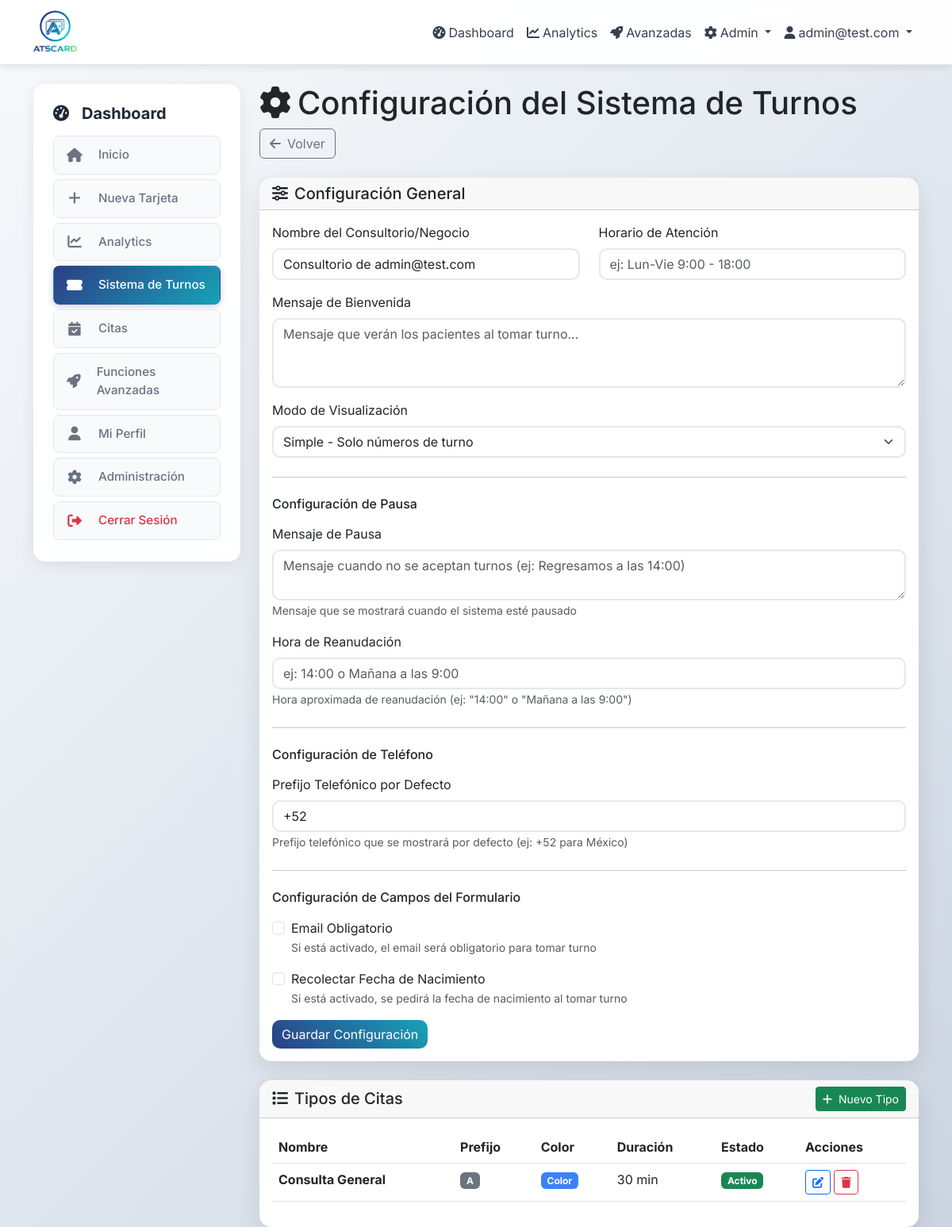
The app's page /dashboard/tickets/settings (signed in), older data.
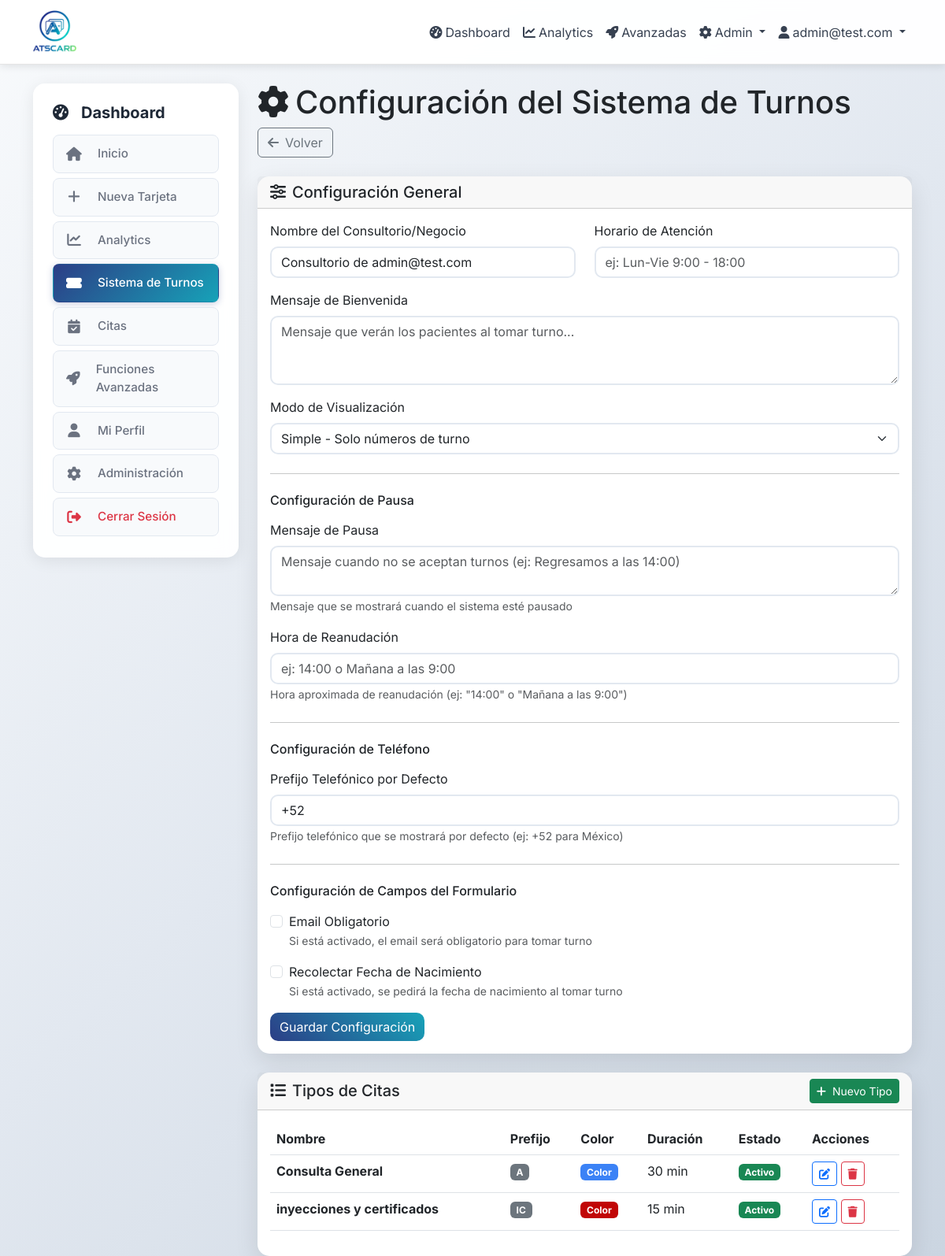
The same page, newer data.
### app/models.py (models this page shows, shortened)
class TicketType(db.Model):
    __tablename__ = 'ticket_type'
    id = db.Column(db.Integer, primary_key=True)
    ticket_system_id = db.Column(db.Integer, db.ForeignKey('ticket_system.id'), nullable=False)
    name = db.Column(db.String(100), nullable=False)  # "Consulta General", "Inyecciones", etc.
    description = db.Column(db.String(500))
    color = db.Column(db.String(7), default='#6366f1')  # Color hex para identificación visual
    estimated_duration = db.Column(db.Integer, default=30)  # Duración estimada en minutos
    prefix = db.Column(db.String(5), default='A')  # Prefijo para números de ticket (A, B, C, etc.)
    is_active = db.Column(db.Boolean, default=True)
    order_index = db.Column(db.Integer, default=0)
    created_at = db.Column(db.DateTime, default=now_utc_for_db)
    tickets = db.relationship('Ticket', backref='type', lazy='dynamic', cascade='all, delete-orphan')

### app/dashboard/routes.py (the view, shortened to what this page needs)
@bp.route('/tickets/settings', methods=['GET', 'POST'])
@login_required
def tickets_settings():
    from .forms import TicketSystemForm, TicketTypeForm
    if not current_user.ticket_system or not current_user.ticket_system.is_enabled:
        flash('El sistema de turnos no está habilitado para tu cuenta. Contacta al administrador.', 'warning')
        return redirect(url_for('dashboard.index'))
    system = current_user.ticket_system
    system_form = TicketSystemForm(obj=system)
    ticket_types = system.ticket_types.order_by(TicketType.order_index).all()
    user_agent = request.headers.get('User-Agent', '').lower()
    is_mobile = any(keyword in user_agent for keyword in [
        'mobile', 'android', 'iphone', 'ipad', 'ipod', 'blackberry', 'windows phone'
    ])
    if is_mobile:
        return render_template('dashboard/tickets_settings_pwa.html',
                              system=system,
                              system_form=system_form,
                              ticket_types=ticket_types)
    else:
        return render_template('dashboard/tickets/settings.html',
                              system=system,
                              system_form=system_form,
                              ticket_types=ticket_types)

### app/models.py (called while the page is built)
    def is_admin(self):
        return self.role == 'admin'

    def get_waiting_count(self):
        return self.tickets.filter_by(status='waiting').count()

### app/templates/dashboard/tickets/settings.html (shortened to what the changed rows need)
{% extends "base.html" %}
{% block content %}
<div class="row">
    <div class="col-md-9">
        <div class="dashboard-header mb-4">
            <div class="header-content">
                <div class="header-left">
                    <h1 class="dashboard-title">
                        <i class="fas fa-cog me-2"></i>Configuración del Sistema de Turnos
                    </h1>
                </div>
            </div>
        </div>
        <div class="card">
            <div class="card-body">
                {% if ticket_types %}
                    <div class="table-responsive">
                        <table class="table table-hover">
                            <thead>
                                <tr>
                                    <th>Nombre</th>
                                    <th>Prefijo</th>
                                    <th>Color</th>
                                    <th>Duración</th>
                                    <th>Estado</th>
                                    <th>Acciones</th>
                                </tr>
                            </thead>
                            <tbody>
                                {% for ticket_type in ticket_types %}
                                <tr>
                                    <td><strong>{{ ticket_type.name }}</strong></td>
                                    <td><span class="badge bg-secondary">{{ ticket_type.prefix }}</span></td>
                                    <td><span class="badge" style="background-color: {{ ticket_type.color }};">Color</span></td>
                                    <td>{{ ticket_type.estimated_duration }} min</td>
                                    <td>
                                        {% if ticket_type.is_active %}
                                            <span class="badge bg-success">Activo</span>
                                        {% else %}
                                            <span class="badge bg-secondary">Inactivo</span>
                                        {% endif %}
                                    </td>
                                    <td>
                                        <a href="{{ url_for('dashboard.edit_ticket_type', id=ticket_type.id) }}"
                                           class="btn btn-sm btn-outline-primary">
                                            <i class="fas fa-edit"></i>
                                        </a>
                                        <form method="POST" action="{{ url_for('dashboard.delete_ticket_type', id=ticket_type.id) }}"
                                              style="display: inline;"
                                              onsubmit="return confirm('¿Eliminar este tipo de cita?');">
                                            <button type="submit" class="btn btn-sm btn-outline-danger">
                                                <i class="fas fa-trash"></i>
                                            </button>
                                        </form>
                                    </td>
                                </tr>
                                {% endfor %}
                            </tbody>
                        </table>
                    </div>
                {% endif %}
            </div>
        </div>
    </div>
</div>
{% endblock %}

Row changes from the older to the newer data that the page shows:
added TicketType: name "inyecciones y certificados", prefix "IC", estimated_duration "15", is_active "Activo"
